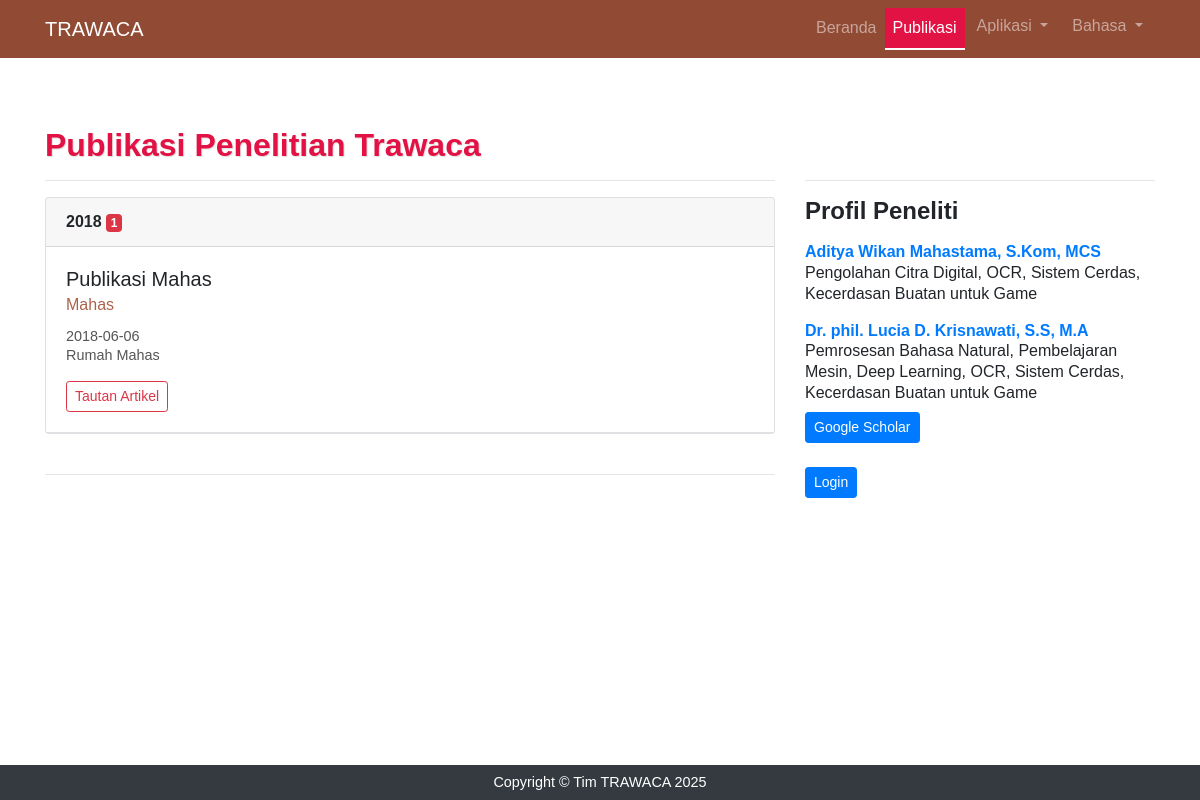
Screenshot of /publikasi.php with the database file from the repository.
### tables this page shows
CREATE TABLE `publikasi_peneliti_header_bahasa` (
  `id_bahasa` int(11) NOT NULL,
  `id_header` int(11) DEFAULT NULL,
  `kode_bahasa` varchar(10) DEFAULT NULL,
  `header` varchar(255) DEFAULT NULL,
  `sub_header` varchar(255) DEFAULT NULL
);

CREATE TABLE `publikasi_peneliti_individu` (
  `id_publikasi` int(11) NOT NULL,
  `id_peneliti` int(11) DEFAULT NULL,
  `tahun_publikasi` year(4) NOT NULL,
  `nama_publikasi` varchar(255) NOT NULL,
  `nama_peneliti` varchar(255) NOT NULL,
  `hari_tanggal_publikasi` date NOT NULL,
  `tempat_publikasi` varchar(255) NOT NULL,
  `tautan_publikasi` text NOT NULL
);

CREATE TABLE `profil_peneliti_bahasa` (
  `id_bahasa` int(11) NOT NULL,
  `id_peneliti` int(11) NOT NULL,
  `kode_bahasa` varchar(10) NOT NULL,
  `bidang_minat` text NOT NULL,
  `institusi_peneliti` text NOT NULL
);

CREATE TABLE `profil_peneliti` (
  `id_peneliti` int(11) NOT NULL,
  `nama_peneliti` varchar(100) NOT NULL,
  `email_peneliti` varchar(100) NOT NULL,
  `keterangan_tambahan` varchar(100) NOT NULL
);

CREATE TABLE `tautan_peneliti` (
  `id_tautan` int(11) NOT NULL,
  `id_peneliti` int(11) DEFAULT NULL,
  `nama_tautan` varchar(255) NOT NULL,
  `link_tautan` text NOT NULL
);

### backend/publikasi_backend.php (called while the page is built, shortened)
<?php
include(__DIR__ . '/../config/database.php');
$lang = isset($_SESSION['lang']) ? $_SESSION['lang'] : 'id';
$queryPeneliti = "
    SELECT
        pp.id_peneliti,
        pp.nama_peneliti,
        ppb.bidang_minat
    FROM
        profil_peneliti pp
    JOIN
        profil_peneliti_bahasa ppb ON pp.id_peneliti = ppb.id_peneliti
    WHERE
        ppb.kode_bahasa = :lang
";
$stmtPeneliti = $pdo->prepare($queryPeneliti);
$stmtPeneliti->execute(['lang' => $lang]);
$profiles = $stmtPeneliti->fetchAll(PDO::FETCH_ASSOC);
$queryTautan = "SELECT * FROM tautan_peneliti";
$stmtTautan = $pdo->query($queryTautan);
$tautan = $stmtTautan->fetchAll(PDO::FETCH_ASSOC);
$queryPublikasi = "
    SELECT
        tahun_publikasi,
        nama_publikasi,
        nama_peneliti,
        hari_tanggal_publikasi,
        tempat_publikasi,
        tautan_publikasi
    FROM
        publikasi_peneliti_individu";
$stmtPublikasi = $pdo->query($queryPublikasi);
$publikasi = $stmtPublikasi->fetchAll(PDO::FETCH_ASSOC);
$kelompok_publikasi = [];
foreach ($publikasi as $rowpublikasi) {
    $kelompok_publikasi[$rowpublikasi['tahun_publikasi']][] = $rowpublikasi;
}
$queryHeader = "
    SELECT
        pph.id_header,
        pph.nama_header,
        pphb.header,
        pphb.sub_header
    FROM
        publikasi_peneliti_header pph
    JOIN
        publikasi_peneliti_header_bahasa pphb ON pph.id_header = pphb.id_header
    WHERE
        kode_bahasa = :lang";
$stmtHeader = $pdo->prepare($queryHeader);
$stmtHeader->execute(['lang' => $lang]);
$headers = $stmtHeader->fetchAll(PDO::FETCH_ASSOC);
$headerData = [];
foreach ($headers as $rowHeaders) {
    $headerData[$rowHeaders['nama_header']] = [
        'header' => $rowHeaders['header'],
        'sub_header' => $rowHeaders['sub_header']];}
$queryNavigasi ="
SELECT
    nama_header,
    header
FROM
    navigasi
WHERE
    kode_bahasa = :lang";
$stmtNavigasi = $pdo->prepare($queryNavigasi);
$stmtNavigasi->execute(['lang' => $lang]);
$navigasi = $stmtNavigasi->fetchAll(PDO::FETCH_ASSOC);
$navigasiData = [];
foreach ($navigasi as $rowsNavigasi) {
$navigasiData[$rowsNavigasi['nama_header']] = [
    'header' => $rowsNavigasi['header']];}

### publikasi.php (the view, shortened to what this page needs)
<?php include 'backend/publikasi_backend.php' ?>
<!DOCTYPE html>
<html lang="<?php echo $lang; ?>">
<head>
  <link href="trawaca_bootstrap/bootstrap.min.css" rel="stylesheet">
  <link href="trawaca_bootstrap/business-frontpage.css" rel="stylesheet">
  <link href="trawaca_bootstrap/css" rel="stylesheet">
  <link href="lib/animate/animate.min.css" rel="stylesheet" />
</head>
<body data-new-gr-c-s-check-loaded="14.1221.0" data-gr-ext-installed="">
  <nav class="navbar navbar-expand-lg navbar-dark fixed-top" style="background-color:#914b34;">
    <div class="container">
      <a class="navbar-brand wow pulse" data-wow-delay="0.3s" href="beranda.php">TRAWACA</a>
      <div class="collapse navbar-collapse" id="navbarResponsive">
        <ul class="navbar-nav ml-auto">
          <li class="nav-item ">
            <a class="nav-link " href="beranda.php"><?php echo $navigasiData['navigasi_beranda']['header']; ?></a>
          </li>
          <li class="nav-item active" style="background-color:#E31245;border-bottom: 2px solid white;">
            <a class="nav-link " href="publikasi.php"><?php echo $navigasiData['navigasi_publikasi']['header']; ?></a>
          </li>
          <li class="nav-item dropdown">
            <button class="btn btn-drop dropdown-toggle" type="button" id="dropdownMenuAplikasi" data-bs-toggle="dropdown" aria-expanded="false" style="background-color: transparent; border: none;">
              <?php echo $navigasiData['navigasi_aplikasi']['header']; ?>
            </button>
          </li>
          <li class="nav-item dropdown">
            <button class="btn btn-drop dropdown-toggle" type="button" id="dropdownMenuBahasa" data-bs-toggle="dropdown" aria-expanded="false" style="background-color: transparent; border: none;">
              <?php echo $navigasiData['navigasi_bahasa']['header']; ?>
            </button>
          </li>
        </ul>
      </div>
    </div>
  </nav>
  <div class="content-wrapper">
    <div class="container">
      <div class="row mb-5">
        <div class="col-md-8 col-sm-12">
          <h2 class="wow fadeInDown" data-wow-delay="0.2s" style="color:#E31245; text-shadow: 1px 1px 1px #dddddd;"><?php echo $headerData['header_1']['header']; ?></h2>
          <hr class="wow fadeInLeft" data-wow-delay="0.3s">
          <?php
          $delay_counter_individu = 0;
          foreach ($kelompok_publikasi as $tahun => $publikasi_tahun) { ?>
            <div class="card publikasi-card wow fadeInUp" data-wow-delay="<?php echo 0.4 + ($delay_counter_individu * 0.2); ?>s">
              <div class="card-header">
                <strong><?= $tahun ?></strong> <span class="badge badge-danger"><?= count($publikasi_tahun) ?></span>
              </div>
              <div class="card-body border border-top-0 border-right-0 border-left-0 border-bottom">
                <?php
                $inner_delay_counter = 0;
                foreach ($publikasi_tahun as $publikasi) { ?>
                  <div class="publikasi-item wow fadeIn" data-wow-delay="<?php echo 0.5 + ($delay_counter_individu * 0.2) + ($inner_delay_counter * 0.1); ?>s">
                    <h5 class="card-title"><?= htmlspecialchars($publikasi['nama_publikasi']) ?><br><small class="coklat"><?= htmlspecialchars($publikasi['nama_peneliti']) ?></small></h5>
                    <p class="card-text siji abuabu">
                      <?= htmlspecialchars($publikasi['hari_tanggal_publikasi']) ?><br>
                      <?= htmlspecialchars($publikasi['tempat_publikasi']) ?> <br>
                    </p>
                    <a href="<?= htmlspecialchars($publikasi['tautan_publikasi']) ?>" target="_blank" class="btn btn-outline-danger btn-sm"><?php echo htmlspecialchars($headerData['header_1']['sub_header']); ?></a>
                  </div>
                <?php
                  $inner_delay_counter++;
                } ?>
              </div>
            </div>
            <br>
          <?php
            $delay_counter_individu++;
          } ?>
          <hr class="wow fadeInLeft" data-wow-delay="0.3s">
        </div>
        <div class="col-md-4 col-sm-12 sijisiji wow fadeInRight" data-wow-delay="0.2s">
          <h2 class="wow fadeInDown" data-wow-delay="0.3s"> </h2>
          <hr class="wow fadeInLeft" data-wow-delay="0.4s">
          <h4 class="wow fadeInUp" data-wow-delay="0.5s"><b><?php echo $headerData['header_2']['header']; ?></b></h4>
          <div class="wow fadeInUp" data-wow-delay="0.6s">
            <p class="abuabu">
              <?php foreach ($profiles as $index_profile => $profile): ?>
            <div class="mb-3 wow fadeIn" data-wow-delay="<?php echo 0.7 + ($index_profile * 0.1); ?>s">
              <a class="button" href="profil.php?id_peneliti=<?= $profile['id_peneliti']; ?>">
                <strong><?= htmlspecialchars($profile['nama_peneliti']); ?></strong>
              </a><br>
              <?= htmlspecialchars($profile['bidang_minat']); ?><br>
              <?php foreach ($tautan as $link): ?>
                <?php if ($link['id_peneliti'] == $profile['id_peneliti']): ?>
                  <a href="<?= htmlspecialchars($link['link_tautan']) ?>" class="btn btn-primary btn-sm mt-2" target="_blank"><?= htmlspecialchars($link['nama_tautan']) ?></a> <br>
                <?php endif; ?>
              <?php endforeach; ?>
            </div>
          <?php endforeach; ?>
          </p>
          </div>
          <div class="wow fadeInUp" data-wow-delay="0.8s">
            <a class="btn btn-primary btn-sm mt-2" href="login.php"> Login</a>
          </div>
        </div>
      </div>
    </div>
  </div>
  <footer class="py-2 bg-dark wow fadeIn" data-wow-delay="0.3s">
    <div class="container">
      <p class="m-0 text-center text-white siji">Copyright © Tim TRAWACA 2025</p>
    </div>
  </footer>
      <link rel="stylesheet" href="chrome-extension://cofdbpoegempjloogbagkncekinflcnj/build/content.css">
</body>
</html>

### publikasi.php (style rules this page uses)
html { height: 100%; }
body { display: flex; flex-direction: column; min-height: 100vh; margin: 0; overflow-x: hidden; }
.content-wrapper { flex-grow: 1; padding-top: 70px; }
footer { flex-shrink: 0; }
.publikasi-card { transition: transform 0.3s ease-out, box-shadow 0.3s ease-out; }

### rows the page displays
publikasi_peneliti_header_bahasa: header "Publikasi Penelitian Trawaca", sub_header "Tautan Artikel"
publikasi_peneliti_individu: nama_publikasi "Publikasi Mahas", nama_peneliti "Mahas", hari_tanggal_publikasi "2018-06-06", tempat_publikasi "Rumah Mahas"
profil_peneliti_bahasa: id_peneliti.nama_peneliti "Aditya Wikan Mahastama, S.Kom, MCS", bidang_minat "Pengolahan Citra Digital, OCR, Sistem Cerdas, Kecerdasan Buatan untuk Game"
profil_peneliti_bahasa: id_peneliti.nama_peneliti "Dr. phil. Lucia D. Krisnawati, S.S, M.A", bidang_minat "Pemrosesan Bahasa Natural, Pembelajaran Mesin, Deep Learning, OCR, Sistem Cerdas, Kecerdasan Buatan untuk Game"
tautan_peneliti: nama_tautan "Google Scholar"

### other values shown
$navigasiData['navigasi_beranda']['header'] "Beranda"
$navigasiData['navigasi_publikasi']['header'] "Publikasi"
$navigasiData['navigasi_aplikasi']['header'] "Aplikasi"
$navigasiData['navigasi_bahasa']['header'] "Bahasa"
$tahun "2018"
count($publikasi_tahun) "1"
$headerData['header_2']['header'] "Profil Peneliti"
